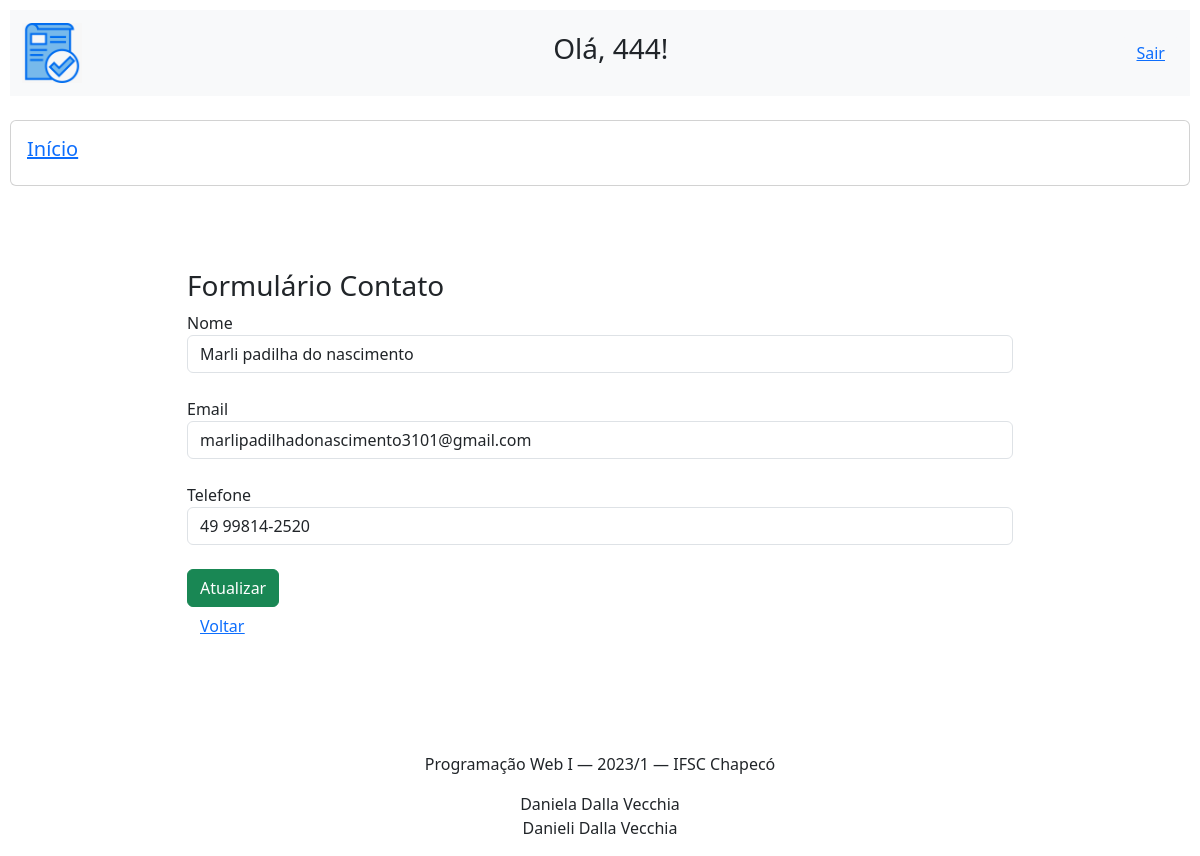
Page /view/ContatoForm.php?id=17 (signed in) on the committed database.
### tables this page shows
CREATE TABLE IF NOT EXISTS `usuario` (
  `id` int NOT NULL AUTO_INCREMENT,
  `nome` varchar(100) NOT NULL,
  `telefone` varchar(20) NOT NULL,
  `email` varchar(100) NOT NULL,
  `login` varchar(20) NOT NULL,
  `senha` varchar(150) NOT NULL,
  PRIMARY KEY (`id`),
  UNIQUE KEY `login` (`login`)
);

### model/BD.class.php (called while the page is built, shortened)
<?php
class BD
{
    private $host = "localhost";
    private $dbname = "db_aula";
    private $port = 3306;
    private $usuario = "root";
    private $senha = "";
    private $db_charset = "utf8";
    public function conn()
    {
        $conn = "mysql:host=$this->host;dbname=$this->dbname;port=$this->port";
        return new PDO(
            $conn,
            $this->usuario,
            $this->senha,
            [PDO::MYSQL_ATTR_INIT_COMMAND => "SET NAMES " . $this->db_charset]
        );
    }
    public function buscar($nome_tabela, $id)
    {
        $conn = $this->conn();
        $sql = "SELECT * FROM $nome_tabela WHERE id=?;";
        $st = $conn->prepare($sql);
        $st->execute([$id]);
        return $st->fetchObject();
    }
}

### controller/ContatoController.php (called while the page is built, shortened)
<?php
include "../model/BD.class.php";
class ContatoController {
    private $model;
    private $table = "usuario";
    public function __construct(){
        $this->model = new BD();
    }
    public function buscar($id){
        return $this->model->buscar($this->table, $id);
    }
}

### view/ContatoForm.php (the view, shortened to what this page needs)
<?php
include_once '../controller/ContatoController.php';
include "base/header.php";
$contato = new ContatoController();
if (!empty($_GET['id'])) {
  $data = $contato->buscar($_GET['id']);
}
?>
<form action="ContatoForm.php" method="post" class="form">
  <h3>Formulário Contato</h3>
  <label for="">Nome</label>
  <input type="text" name="nome" class="form-control" value="<?php echo (!empty($data->nome) ? $data->nome : "") ?>"><br>
  <label for="">Email</label>
  <input type="mail" name="email" class="form-control" value="<?php echo (!empty($data->email) ? $data->email : "") ?>"><br>
  <label for="">Telefone</label>
  <input type="phone" name="telefone" class="form-control" value="<?php echo (!empty($data->telefone) ? $data->telefone : "") ?>"><br>
  <button type="submit" class="btn btn-success">
    <?php echo (empty($_GET['id']) ? "Salvar" : "Atualizar") ?>
  </button><br>
  <button class="btn btn-link"><a href="PacienteList.php">Voltar</a></button>
</form>
<?php
include "base/rodape.php";

### css/style.css (style rules this page uses)
html { height: 100%; width: 100%; padding: 10px; }
form { margin-left: 15%; margin-right: 15%; margin-bottom: 5%; margin-top: 5%; }

### rows in the picture
usuario: nome "Marli padilha do nascimento", email "marlipadilhadonascimento3101@gmail.com", telefone "49 99814-2520"

### other values in the picture
$login "444"
